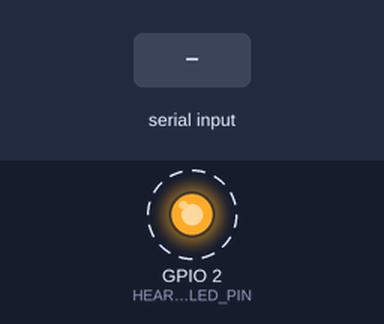
Recording of a sketch running on a simulated ESP32. On the bench: output pins drawn as LEDs (lit = HIGH). Dashed ring = blinking. The inputs (shaded band) are chosen by the test bench. What the sketch prints to the serial monitor is not drawn.

Above: at 1.3 s.
1.4 s: "1" received over Serial
Timing chart, 0 to 9.5 s (numbered marks = the images above; inputs shaded):
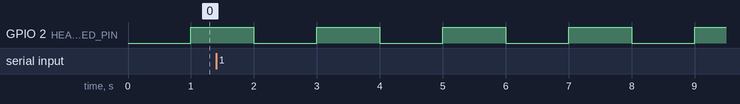

Measured:
- by itself, GPIO 2 (HEARTBEAT_LED_PIN): alternates HIGH for 1.0 s and LOW for 1.0 s

The sketch:

serial_output_test.ino
```cpp
/*
  Project: BTI2S UART smoke test
  Target: ESP32-WROOM-32UE (Arduino framework)

  Purpose:
  - Verify basic UART wiring and Serial Monitor communication using only FT232.
  - Print periodic heartbeat messages.
  - Echo received bytes so TX/RX direction can be confirmed.

  Wiring for FT232 (3.3V logic):
  - FT232 TX -> ESP32 U0RXD (GPIO3)
  - FT232 RX -> ESP32 U0TXD (GPIO1)
  - FT232 GND -> ESP32 GND
  - FT232 3.3V -> ESP32 3.3V
*/

#include <Arduino.h>

// ------------------------------
// Pin map (UART0 defaults)
// ------------------------------
static constexpr int UART0_TX_PIN = 1;  // GPIO1 -> U0TXD
static constexpr int UART0_RX_PIN = 3;  // GPIO3 -> U0RXD

// Optional heartbeat LED (set to -1 if your board has no LED wired)
static constexpr int HEARTBEAT_LED_PIN = 2;  // Common ESP32 dev LED pin

static constexpr uint32_t UART_BAUD = 115200;
static constexpr uint32_t HEARTBEAT_MS = 1000;

uint32_t lastHeartbeatMs = 0;
uint32_t heartbeatCount = 0;

void setup() {
  pinMode(HEARTBEAT_LED_PIN, OUTPUT);
  digitalWrite(HEARTBEAT_LED_PIN, LOW);

  Serial.begin(UART_BAUD);
  delay(150);

  Serial.println();
  Serial.println("=== ESP32 UART smoke test ===");
  Serial.printf("UART0 pins TX=%d RX=%d baud=%lu\n", UART0_TX_PIN, UART0_RX_PIN, static_cast<unsigned long>(UART_BAUD));
  Serial.println("Type any characters and press Enter; bytes will echo.");
  Serial.println("If you see this text, serial output path is working.");
}

void loop() {
  const uint32_t now = millis();

  if (now - lastHeartbeatMs >= HEARTBEAT_MS) {
    lastHeartbeatMs = now;
    heartbeatCount++;

    digitalWrite(HEARTBEAT_LED_PIN, !digitalRead(HEARTBEAT_LED_PIN));
    Serial.printf("heartbeat=%lu uptime_ms=%lu\n",
                  static_cast<unsigned long>(heartbeatCount),
                  static_cast<unsigned long>(now));
  }

  while (Serial.available() > 0) {
    const int inByte = Serial.read();
    Serial.printf("rx_dec=%d rx_hex=0x%02X char='%c'\n",
                  inByte,
                  static_cast<unsigned>(inByte & 0xFF),
                  (inByte >= 32 && inByte <= 126) ? static_cast<char>(inByte) : '.');
  }
}
```
